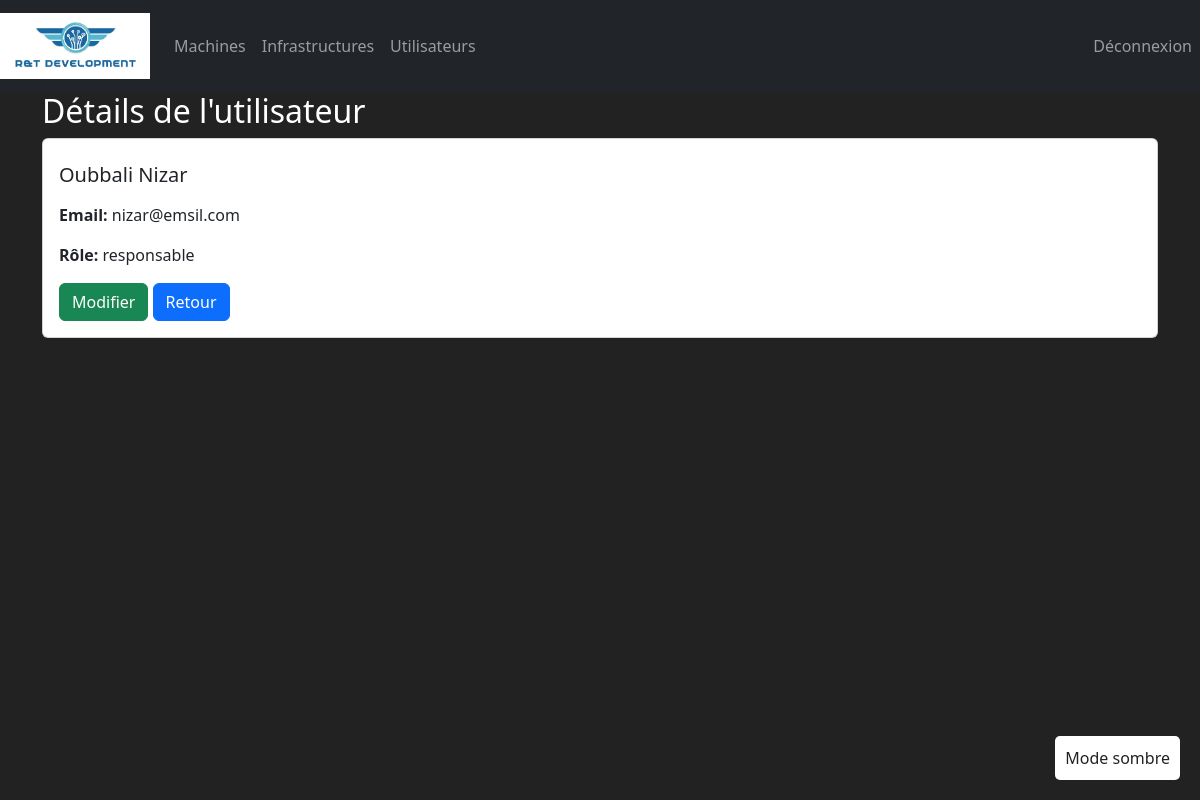
The page /utilisateurs/1/ (signed in) on the database its author committed.
### ManagementApp/models.py (models this page shows, shortened)
class Utilisateur(models.Model):
    ROLE_CHOICES = (
        ('employe', 'Employé'),
        ('responsable', 'Responsable'),
    )
    id = models.AutoField(
        primary_key=True,
        editable=False
    )
    nom = models.CharField(max_length=100)
    prenom = models.CharField(max_length=100)
    email = models.EmailField(unique=True)
    role = models.CharField(max_length=20, choices=ROLE_CHOICES)

### ManagementApp/views.py (the view)
# urls.py: path('utilisateurs/<pk>/', views.utilisateur_detail, name='utilisateur_detail'),
@login_required
def utilisateur_detail(request, pk):
    utilisateur = get_object_or_404(Utilisateur, id=pk)
    return render(request, 'utilisateur/detail.html', {'utilisateur': utilisateur})

### ManagementApp/templates/utilisateur/detail.html
{% extends 'index.html' %}
{% block content %}
<div class="container">
  <h2>Détails de l'utilisateur</h2>
  <div class="card">
    <div class="card-body">
      <h5 class="card-title py-2">{{ utilisateur.nom }} {{ utilisateur.prenom }}</h5>
      <p class="card-text"><strong>Email:</strong> {{ utilisateur.email }}</p>
      <p class="card-text"><strong>Rôle:</strong> {{ utilisateur.role }}</p>
      <a href="{% url 'utilisateur_update' utilisateur.id %}" class="btn btn-success">Modifier</a>
      <a href="{% url 'utilisateur_list' %}" class="btn btn-primary">Retour</a>
    </div>
  </div>
</div>
{% endblock %}

### ManagementApp/templates/index.html (style rules this page uses)
body.dark-mode { background-color: #222; color: #fff; }

### rows shown on the page
Utilisateur: nom "Oubbali", prenom "Nizar", email "nizar@emsil.com", role "responsable"
